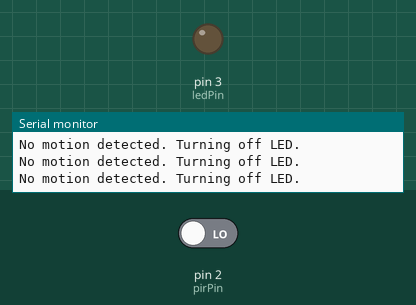
A sketch run on a simulated Arduino Uno, built with avr-gcc and run on an emulated ATmega328P. Shown: output pins drawn as LEDs (lit = HIGH), the last lines printed to the serial monitor. Inputs (shaded band) come from the test bench; at power-on: pin 2 (pirPin) LOW.

Above: at 2.8 s.
2.9 s: pin 2 (pirPin) driven HIGH
At 3.4 s:
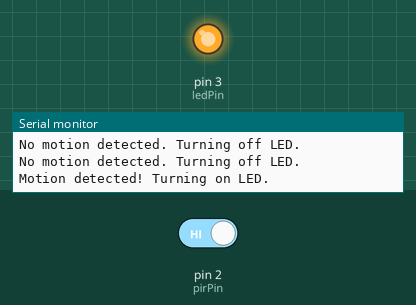
4.5 s: pin 2 (pirPin) driven LOW
At 6.1 s:
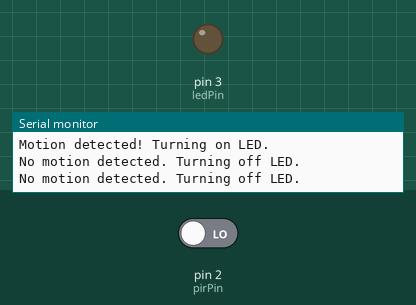
Timing chart, 0 to 7.6 s (numbered marks = the images above; inputs shaded):
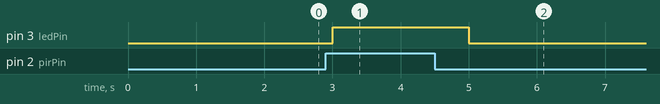

Measured:
- after the input at 2.9 s, pin 3 (ledPin): LOW → HIGH after 0.10 s
- after the input at 4.5 s, pin 3 (ledPin): HIGH → LOW after 0.50 s

The sketch:

taskm1_t1.ino
```cpp
#define pirPin 2
#define ledPin 3

void setup() {
  pinMode(pirPin, INPUT);
  pinMode(ledPin, OUTPUT);
  Serial.begin(9600);
}

void loop() {

  int pirState = digitalRead(pirPin);

  if(pirState == HIGH){
    digitalWrite(ledPin, HIGH);
    Serial.println("Motion detected! Turning on LED.");
  }
  else {
    digitalWrite(ledPin, LOW);
    Serial.println("No motion detected. Turning off LED.");
  }

  delay(1000);

}
```
